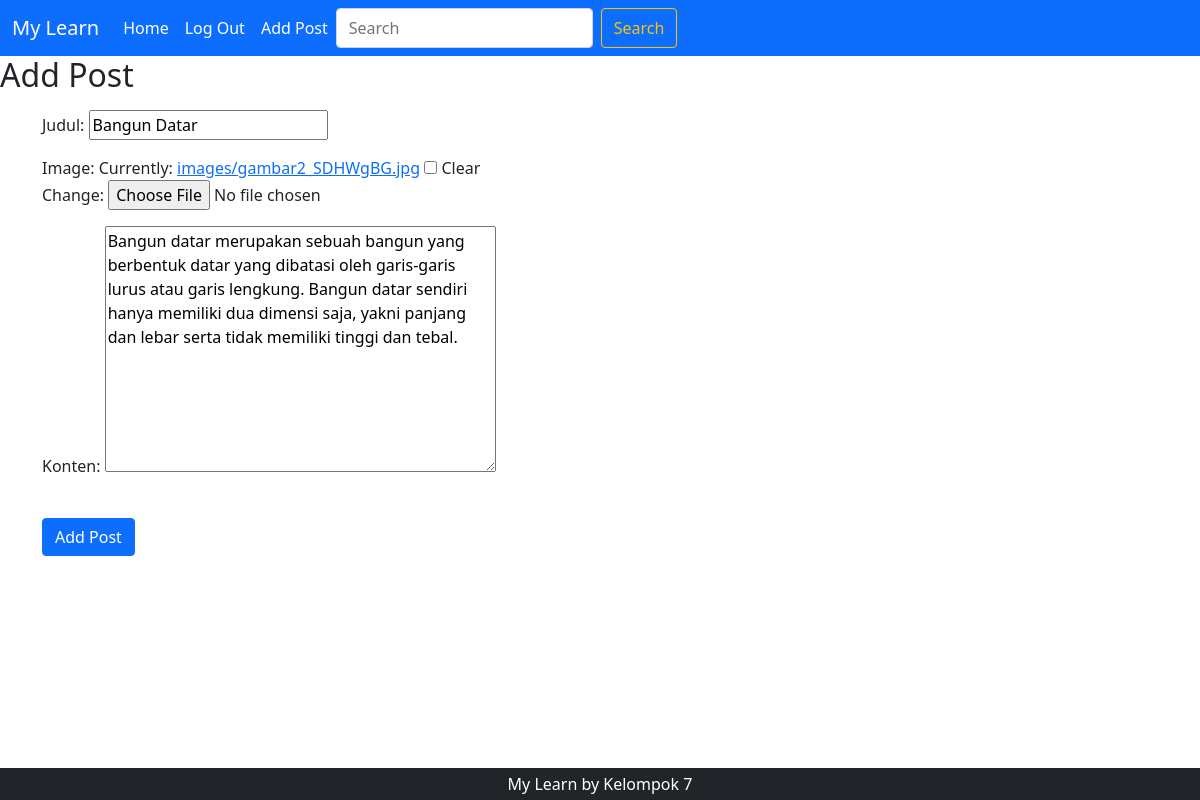
The page /9/update (signed in) on the database its author committed.
### posting/models.py (models this page shows, shortened)
class Posting(models.Model):
    judul = models.CharField(max_length=200)
    konten = models.TextField()
    image = models.ImageField(null=True, blank=True, upload_to='images')
    date = models.DateTimeField()

### posting/views.py (the view, shortened to what this page needs)
# urls.py: path('<int:pk>/update', UpdatePost.as_view(), name='update'),
class UpdatePost(LoginRequiredMixin, UpdateView):
    model = Posting
    fields = ['judul', 'image', 'konten']
    template_name = 'posting/addpost.html'

### templates/posting/addpost.html (shortened to what this page needs)
{% extends 'base.html' %}
{% block content %}
<h2>Add Post</h2>
<div class="container mt-3">
    <form method="post" enctype="multipart/form-data">
        {{ form.as_p }}
        <br>
        <button type="submit" class="btn btn-primary">Add Post</button>
    </form>
</div>
{% endblock content %}

### rows shown on the page
Posting: judul "Bangun Datar", konten "Bangun datar merupakan sebuah bangun yang berbentuk datar yang dibatasi oleh garis-garis lurus atau garis lengkung. Bangun datar sendiri hanya memiliki dua dimensi saja, yakni panjang dan lebar serta tidak memiliki tinggi dan tebal."
